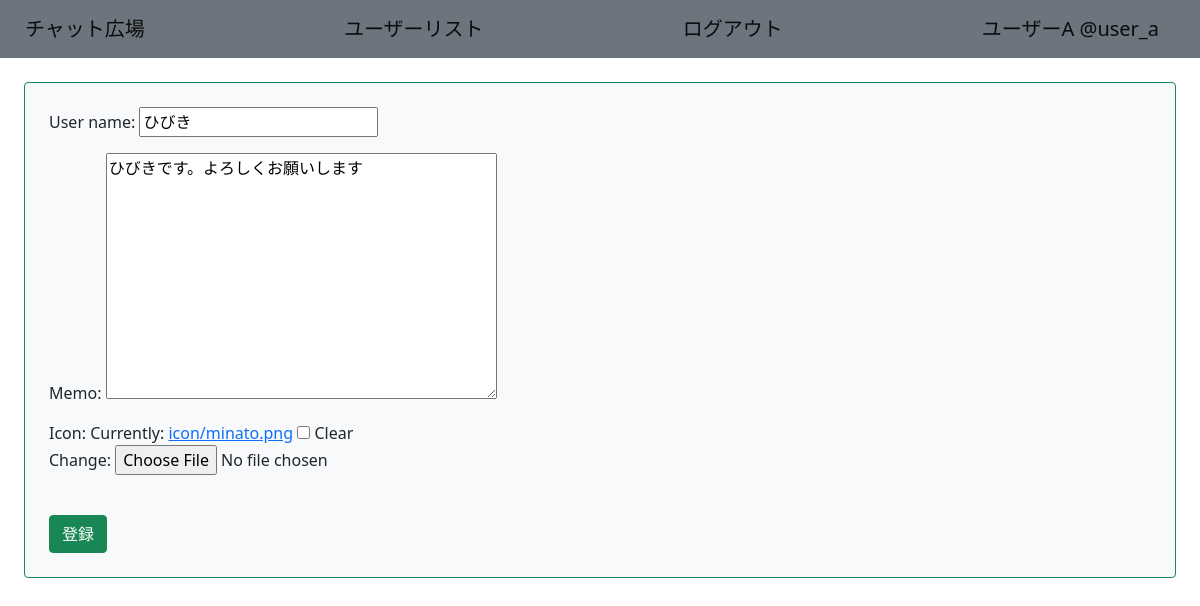
/user/1/update (signed in), run on the app's committed database.
### chatrooms/models.py (models this page shows)
class CustomUser(AbstractUser):
    user_name = models.CharField(max_length=100, default="no name")
    memo = models.TextField()
    created_at = models.DateTimeField(auto_now_add=True)
    icon = models.ImageField(upload_to='icon', height_field=None, width_field=None, blank=True, max_length=100, default=False)
    icon_changed = models.DateTimeField(blank=True, auto_now=True)
    def __str__(self):
        return self.user_name
    REQUIRED_FIELDS = ["user_name","memo"]
    groups = None
    user_permissions = None
    last_login = None
    first_name = None
    last_name = None
    email_address = None
    date_joined = None

### chatrooms/views/user.py (the view)
# urls.py: path('user/<int:pk>/update', user.UserUpdateView.as_view(), name='uu'),
class UserUpdateView(LoginRequiredMixin, UpdateView):
    template_name = 'user/update.html'
    model = models.CustomUser
    fields = ['user_name', 'memo', 'icon']
    success_url = reverse_lazy('mp')
    def get_context_data(self, **kwargs):
       context=super().get_context_data()
       print(context)
       return context

### templates/user/update.html (shortened to what this page needs)
{% extends 'base.html' %}
{% block content %}
  <form method="post" enctype="multipart/form-data" class="p-4 m-4 bg-light border border-success rounded form-group">
    {{form.as_p}}
    <button type="submit" class="btn btn-success mt-4">登録</button>
  </form>
</body>
{% endblock %}

### templates/base.html (shortened to what this page needs)
<!doctype html>
<html lang="en">
  <head>
    <link href="https://cdn.jsdelivr.net/npm/bootstrap@5.0.2/dist/css/bootstrap.min.css" rel="stylesheet">
  </head>
  <body>
    <nav class="navbar navbar-light bg-secondary">
        <div class="container-fluid">
          <a class="navbar-brand btn" href={% url 'rl' %}>チャット広場</a>
          <a class="navbar-brand btn" href={% url 'ul' %}>ユーザーリスト</a>
          {%if user.is_authenticated%}
          <a class="navbar-brand btn" href={% url 'lo' %}>ログアウト</a>
          <a class="navbar-brand btn" href={% url 'mp' %}>{{user.user_name}} @{{ user.username}}</a>
          {%else%}
          <a class="navbar-brand btn" href={% url 'li' %}>ログイン</a>
          {%endif%}
        </div>
      </nav>
      {% block content %}{% endblock content %}
  </body>
</html>

### data on the page
CustomUser: user_name "ユーザーA", username "user_a"
CustomUser: user_name "ひびき", memo "ひびきです。よろしくお願いします"
